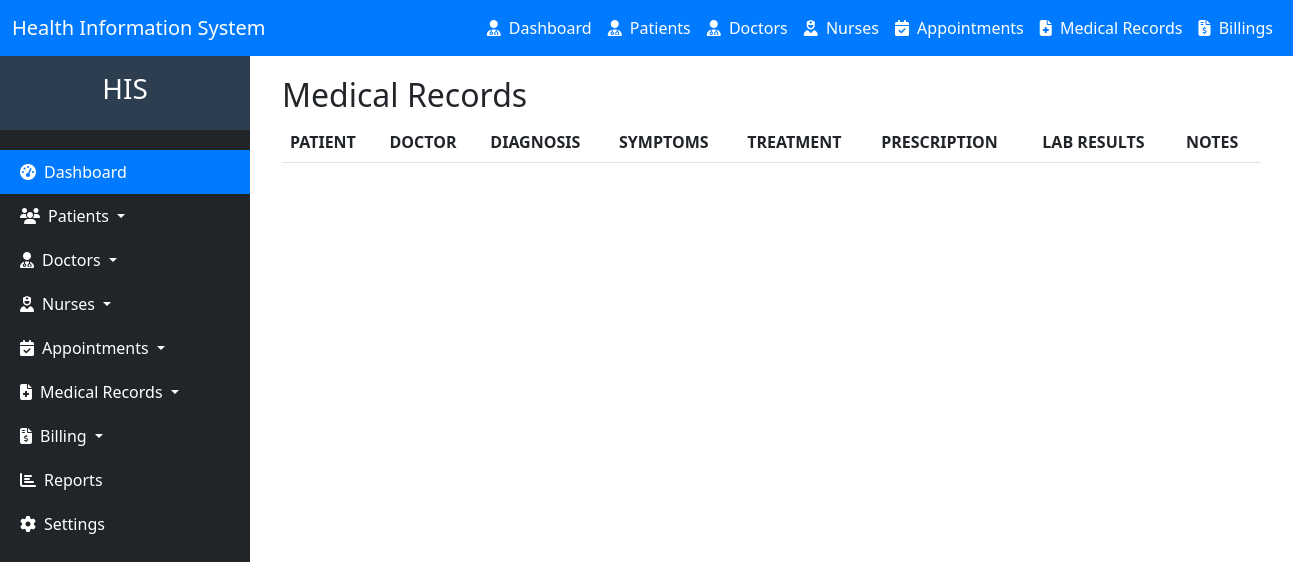
/medical/list, run on an earlier commit of the app's database.
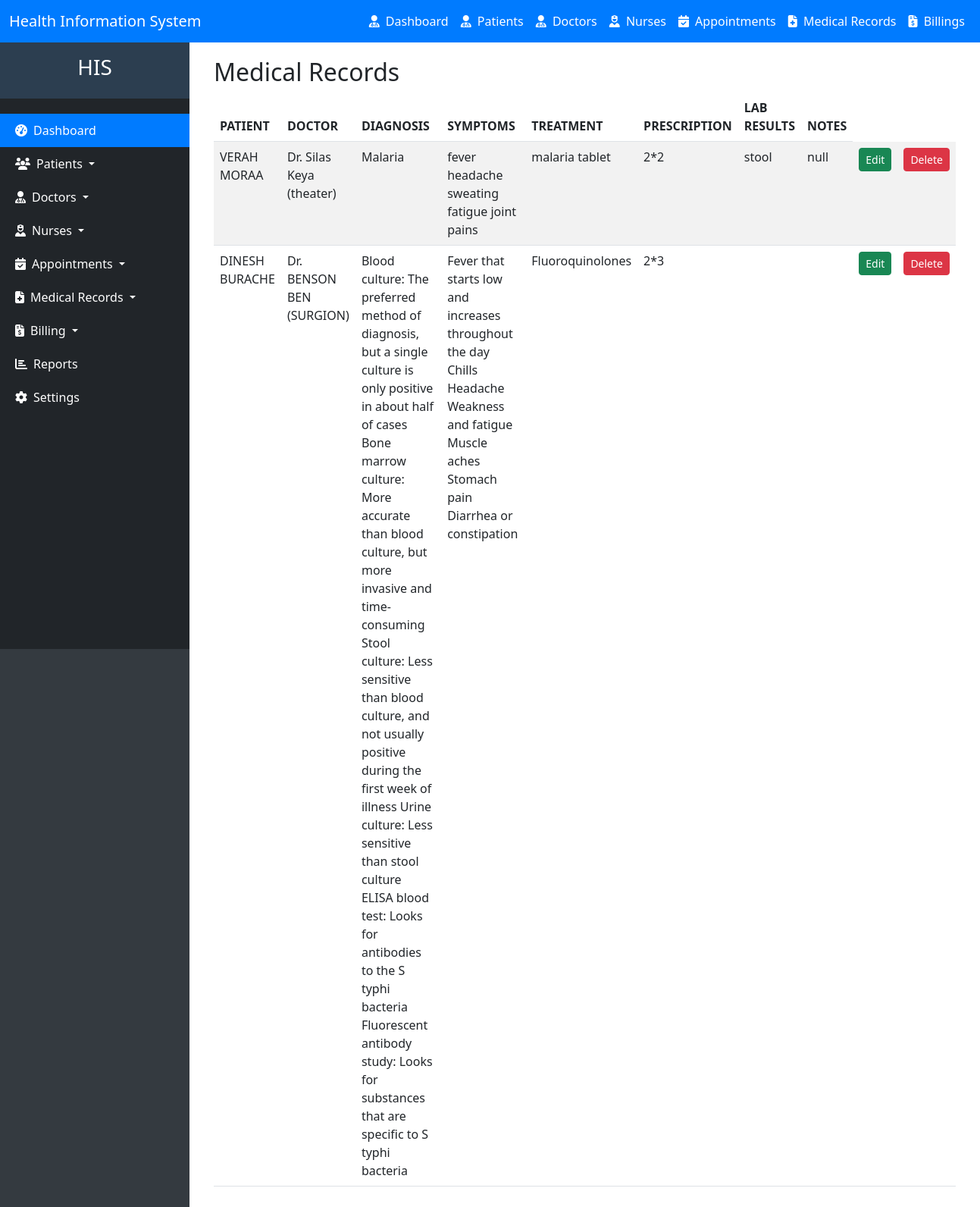
And on a later commit of the database.
### hms/models.py (models this page shows, shortened)
class MedicalRecord(models.Model):
    patient = models.ForeignKey(Patient, on_delete=models.CASCADE, related_name='medical_records')
    doctor = models.ForeignKey(Doctor, on_delete=models.SET_NULL, null=True, blank=True, related_name='medical_records')
    diagnosis = models.TextField()
    symptoms = models.TextField(blank=True, null=True)
    treatment = models.TextField(blank=True, null=True)
    prescription = models.TextField(blank=True, null=True)
    lab_results = models.TextField(blank=True, null=True)
    notes = models.TextField(blank=True, null=True)
    created_at = models.DateTimeField(auto_now_add=True)
    updated_at = models.DateTimeField(auto_now=True)

class Patient(models.Model):
    national_id = models.CharField(max_length=20, unique=True,blank=True, null=True, validators=[RegexValidator(r'^\d{1,10}$', message='Only digits are allowed')])
    first_name = models.CharField(max_length=50)
    last_name = models.CharField(max_length=50)
    date_of_birth = models.DateField()
    GENDER_CHOICES = [
        ('M', 'Male'),
        ('F', 'Female'),
    ]
    gender = models.CharField(max_length=1, choices=GENDER_CHOICES)
    phone_number = models.CharField(max_length=15, blank=True, null=True, validators=[RegexValidator(regex='^\+?1?\d{9,15}$', message='Phone number must be in the format: +254712345678.')])
    email = models.EmailField(max_length=50, blank=True, null=True)
    address = models.CharField(max_length=100, blank=True, null=True)
    blood_group = models.CharField(
        max_length=3,
        blank=True,
        null=True,
        choices=[
            ('A+', 'A+'),
            ('A-', 'A-'),
            ('B+', 'B+'),
            ('B-', 'B-'),
            ('AB+', 'AB+'),
            ('AB-', 'AB-'),
            ('O+', 'O+'),
            ('O-', 'O-'),
        ]
    )
    medical_history = models.TextField(blank=True, null=True)
    emergency_contact_name = models.CharField(max_length=100, blank=True, null=True)
    emergency_contact_phone = models.CharField(
        max_length=15,
        blank=True,
        null=True,
        validators=[RegexValidator(regex='^\+?1?\d{9,15}$', message='Phone number must be in the format: +254712345678.')]
    )
    created_at = models.DateTimeField(auto_now_add=True)
    updated_at = models.DateTimeField(auto_now=True)
    def __str__(self):
        return f"{self.first_name} {self.last_name}"

class Doctor(models.Model):
    national_id = models.CharField(max_length=20, unique=True, validators=[RegexValidator(r'^\d{1,10}$', message='Only digits are allowed')])
    first_name = models.CharField(max_length=50)
    last_name = models.CharField(max_length=50)
    date_of_birth = models.DateField()
    GENDER_CHOICES = [
        ('M', 'Male'),
        ('F', 'Female'),
    ]
    gender = models.CharField(max_length=1, choices=GENDER_CHOICES)
    phone_number = models.CharField(max_length=15, validators=[RegexValidator(regex='^\+?1?\d{9,15}$', message='Phone number must be in the format: +254712345678.')])
    email = models.EmailField(max_length=50)
    address = models.CharField(max_length=100)
    specialization = models.CharField(max_length=100)
    license_number = models.CharField(
        max_length=20,
        unique=True,
        validators=[RegexValidator(regex='^[A-Za-z0-9]{5,20}$', message='License number must be alphanumeric and 5-20 characters long.')]
    )
    years_of_experience = models.PositiveIntegerField()
    department = models.CharField(max_length=100)
    created_at = models.DateTimeField(auto_now_add=True)
    updated_at = models.DateTimeField(auto_now=True)
    def __str__(self):
        return f"Dr. {self.first_name} {self.last_name} ({self.specialization})"

### hms/views.py (the view)
# urls.py: path("medical/list", views.medical_list, name="medical_list"),
def medical_list(request):
    medical_records = MedicalRecord.objects.all()
    return render(request, 'medical_list.html', {'medical_records': medical_records})

### hms/templates/medical_list.html (shortened to what this page needs)
{% extends 'base.html'%}
{% block content %}
<div class="container">
    <h2>Medical Records</h2>
    <table class="table table-striped">
        <thead>
            <tr>
                <th>PATIENT</th>
                <th>DOCTOR</th>
                <th>DIAGNOSIS</th>
                <th>SYMPTOMS</th>
                <th>TREATMENT</th>
                <th>PRESCRIPTION</th>
                <th>LAB RESULTS</th>
                <th>NOTES</th>
            </tr>
        </thead>
        <tbody>
            {% for medical in medical_records %}
            <tr>
                <td>{{ medical.patient }}</td>
                <td>{{ medical.doctor }}</td>
                <td>{{ medical.diagnosis }}</td>
                <td>{{ medical.symptoms }}</td>
                <td>{{ medical.treatment }}</td>
                <td>{{ medical.prescription }}</td>
                <td>{{ medical.lab_results }}</td>
                <td>{{ medical.notes }}</td>
                <td><a href="{% url 'medical_update' medical.id %}" class="btn btn-success btn-sm">Edit</a></td>
                <td><a href="{% url 'delete_medical' medical.id %}" class="btn btn-danger btn-sm">Delete</a></td>
            </tr>
            {% endfor %}
        </tbody>
    </table>
</div>
{% endblock %}

### templates/base.html (shortened to what this page needs)
<!DOCTYPE html>
<html lang="en">
<head>
    <link href="https://cdn.jsdelivr.net/npm/bootstrap@5.3.0-alpha1/dist/css/bootstrap.min.css" rel="stylesheet">
</head>
<body>
    <nav class="navbar navbar-expand-lg navbar-dark">
        <div class="container-fluid">
            <a class="navbar-brand" href="{% url 'home' %}">Health Information System</a>
            <div class="collapse navbar-collapse" id="navbarNav">
                <ul class="navbar-nav ms-auto">
                    <li class="nav-item">
                        <a class="nav-link" href="{% url 'dashboard' %}">
                            <i class="fas fa-user-md me-1"></i> Dashboard
                        </a>
                    </li>
                    <li class="nav-item">
                        <a class="nav-link" href="{% url 'patient_add' %}">
                            <i class="fas fa-user-md me-1"></i> Patients
                        </a>
                    </li>
                    <li class="nav-item">
                        <a class="nav-link" href="{% url 'doctor_add' %}">
                            <i class="fas fa-user-md me-1"></i> Doctors
                        </a>
                    </li>
                    <li class="nav-item">
                        <a class="nav-link" href="{% url 'nurse_add' %}">
                            <i class="fas fa-user-nurse me-1"></i> Nurses
                        </a>
                    </li>
                    <li class="nav-item">
                        <a class="nav-link" href="{% url 'appointment_add' %}">
                            <i class="fas fa-calendar-check me-1"></i> Appointments
                        </a>
                    </li>
                    <li class="nav-item">
                        <a class="nav-link" href="{% url 'medical_add' %}">
                            <i class="fas fa-file-medical me-1"></i> Medical Records
                        </a>
                    </li>
                    <li class="nav-item">
                        <a class="nav-link" href="{% url 'bill_add' %}">
                            <i class="fas fa-file-invoice-dollar me-1"></i> Billings
                        </a>
                    </li>
                </ul>
            </div>
        </div>
    </nav>
    <div class="d-flex" id="wrapper">
        <div id="sidebar">
            {% include 'sidebar.html' %}
        </div>
        <div id="page-content-wrapper">
            {% block content %}{% endblock %}
        </div>
    </div>
</body>
</html>

### templates/sidebar.html (shortened to what this page needs)
<nav id="sidebar" class="bg-dark text-white">
    <div class="sidebar-header p-3">
        <h3 class="text-center">HIS</h3>
    </div>
    <ul class="list-unstyled components">
        <li class="active">
            <a href="{% url 'dashboard' %}" class="nav-link text-white">
                <i class="fas fa-tachometer-alt me-2"></i>Dashboard
            </a>
        </li>
        <li>
            <a href="#patientsSubmenu" data-bs-toggle="collapse" aria-expanded="false" class="nav-link text-white dropdown-toggle">
                <i class="fas fa-users me-2"></i>Patients
            </a>
        </li>
        <li>
            <a href="#doctorsSubmenu" data-bs-toggle="collapse" aria-expanded="false" class="nav-link text-white dropdown-toggle">
                <i class="fas fa-user-md me-2"></i>Doctors
            </a>
        </li>
        <li>
            <a href="#nursesSubmenu" data-bs-toggle="collapse" aria-expanded="false" class="nav-link text-white dropdown-toggle">
                <i class="fas fa-user-nurse me-2"></i>Nurses
            </a>
        </li>
        <li>
            <a href="#appointmentsSubmenu" data-bs-toggle="collapse" aria-expanded="false" class="nav-link text-white dropdown-toggle">
                <i class="fas fa-calendar-check me-2"></i>Appointments
            </a>
        </li>
        <li>
            <a href="#recordsSubmenu" data-bs-toggle="collapse" aria-expanded="false" class="nav-link text-white dropdown-toggle">
                <i class="fas fa-file-medical me-2"></i>Medical Records
            </a>
        </li>
        <li>
            <a href="#billingSubmenu" data-bs-toggle="collapse" aria-expanded="false" class="nav-link text-white dropdown-toggle">
                <i class="fas fa-file-invoice-dollar me-2"></i>Billing
            </a>
        </li>
        <li>
            <a href="#" class="nav-link text-white">
                <i class="fas fa-chart-bar me-2"></i>Reports
            </a>
        </li>
        <li>
            <a href="#" class="nav-link text-white">
                <i class="fas fa-cog me-2"></i>Settings
            </a>
        </li>
    </ul>
</nav>

### templates/base.html (style rules this page uses)
.navbar { background-color: #007bff; }
.navbar-brand, .nav-link { color: #fff !important; }
#sidebar { min-width: 250px; max-width: 250px; min-height: 100vh; background-color: #343a40; color: #fff; transition: all 0.3s; }
#sidebar .sidebar-header { padding: 20px; background-color: #2c3e50; }
#sidebar ul.components { padding: 20px 0; }
#sidebar ul li a { padding: 10px 20px; display: block; color: #fff; }
#sidebar ul li.active > a { background-color: #007bff; }
#page-content-wrapper { width: 100%; padding: 20px; }

What changed in the data, as far as the page shows it:
added MedicalRecord: patient "VERAH MORAA", doctor "Dr. Silas Keya (theater)", diagnosis "Malaria", symptoms "fever headache sweating fatigue joint pains", treatment "malaria tablet", prescription "2*2", lab_results "stool", notes "null"
added MedicalRecord: patient "DINESH BURACHE", doctor "Dr. BENSON BEN (SURGION)", diagnosis "Blood culture: The preferred method of diagnosis, but a single culture is only positive in about half of cases Bone marrow culture: More accurate than blood culture, but more invasive and time-consuming Stool culture: Less sensitive than blood culture, and not usually positive during the first week of illness Urine culture: Less sensitive than stool culture ELISA blood test: Looks for antibodies to the S typhi bacteria Fluorescent antibody study: Looks for substances that are specific to S typhi bacteria", symptoms "Fever that starts low and increases throughout the day Chills Headache Weakness and fatigue Muscle aches Stomach pain Diarrhea or constipation", treatment "Fluoroquinolones", prescription "2*3"
